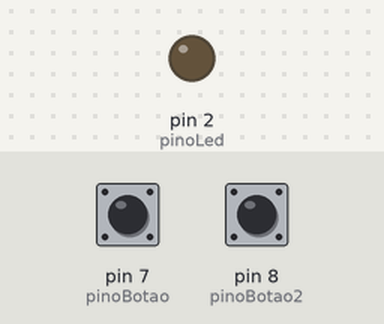
The sketch below on a simulated Arduino Uno, built with avr-gcc and run on an emulated ATmega328P. Shown: output pins drawn as LEDs (lit = HIGH). Inputs (shaded band) come from the test bench; at power-on: pin 8 (pinoBotao2) HIGH, pin 7 (pinoBotao) HIGH.

Above: at 1.2 s.
1.3 s: pin 8 (pinoBotao2) pulled LOW for 0.15 s
At 1.47 s:
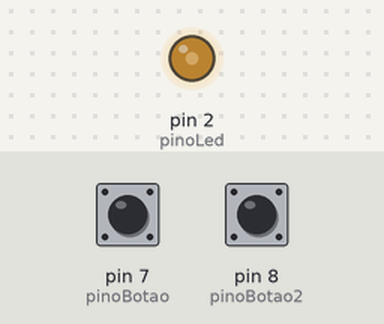
3.0 s: pin 8 (pinoBotao2) pulled LOW for 3.2 s
At 6.9 s:
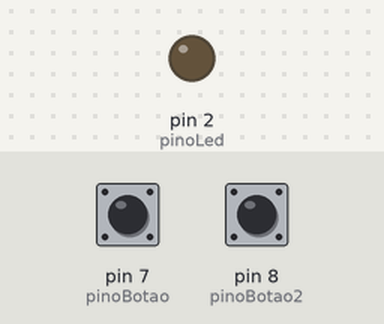
Timing chart, 0 to 8.4 s (numbered marks = the images above; inputs shaded):
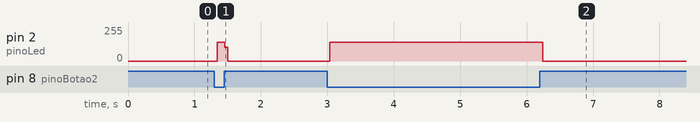

The sketch:

22_08_19.ino
```cpp
int pinoBotao = 7; //PINO DIGITAL UTILIZADO PELO PUSH BUTTON
int pinoBotao2 = 8;
int pinoLed = 2; //PINO DIGITAL UTILIZADO PELO LED

void setup() {
pinMode(pinoBotao, INPUT_PULLUP); //DEFINE O PINO COMO ENTRADA / "_PULLUP" É PARA DO ARDUINO PARA GARANTIR QUE NÃO EXISTA FLUTUAÇÃO ENTRE 0 (LOW) E 1 (HIGH)
pinMode(pinoBotao2,INPUT_PULLUP );
pinMode(pinoLed, OUTPUT); //DEFINE O PINO COMO SAÍDA
digitalWrite(pinoLed, LOW); //LED INICIA DESLIGADO
}
void loop(){
if (digitalRead(pinoBotao2) == LOW){ //SE A LEITURA DO PINO FOR IGUAL A LOW, FAZ
digitalWrite(pinoLed,HIGH); //ACENDE O LED
}
else{
  digitalWrite(pinoLed,LOW);
}

if(digitalRead(pinoBotao) == LOW){ //SE A LEITURA DO PINO FOR IGUAL A LOW, FAZ
digitalWrite(pinoLed,LOW); //ACENDE O LED
}
else{ //SENÃO, FAZ
  digitalRead(pinoBotao) == HIGH;
digitalWrite(pinoLed,LOW); //APAGA O LED
}
}
```

Measured:
- after the input at 1.3 s, pin 2 (pinoLed): 0/255 → 139/255 at once, → 0/255 0.12 s later
- after the input at 3.0 s, pin 2 (pinoLed): 0/255 → 139/255 at once, → 0/255 3.2 s later
